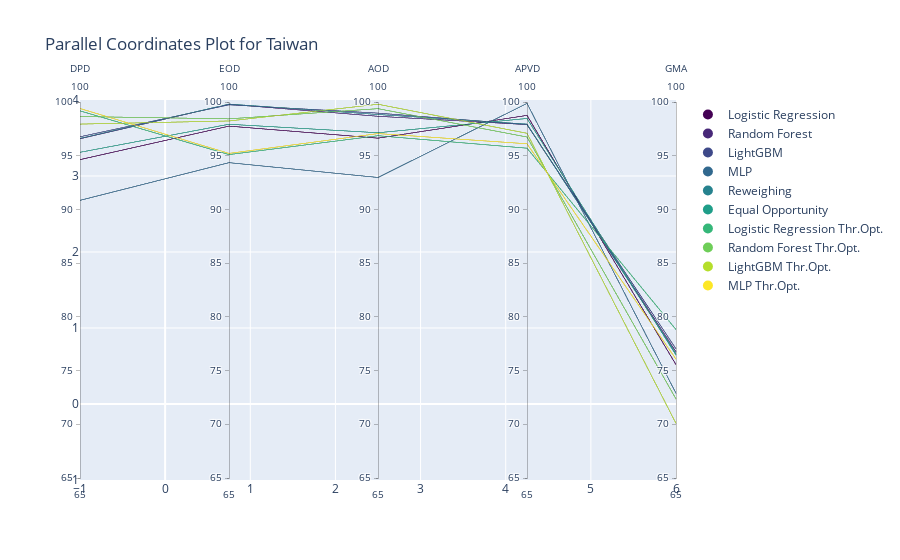

Notebook cell for this chart:
### Code cell
# Load the dataset
df = pd.read_csv('results/taiwan_fairness_metrics.csv')


# Mapping each model to a unique color
color_mapping = {model: idx for idx, model in enumerate(df['Unnamed: 0'].unique())}

# Adjust fairness metrics to be "the higher the better" and scale them to be between 0 and 100
for col in ['DPD', 'EOD', 'AOD', 'APVD']:
    df[col] = (1 - np.abs(df[col])) * 100

# Scale the performance metrics to be between 0 and 100
df['GMA'] *= 100
#df_latest_adjusted['balanced_accuracy'] *= 100

# Generate the required number of colors from the Viridis colorscale
num_colors = len(color_mapping)
colors = px.colors.sequential.Viridis
manual_colors = [colors[i * (len(colors) - 1) // (num_colors - 1)] for i in range(num_colors)]

# Create the Advanced Parallel Coordinates Plot with adjusted data
fig = go.Figure(data=
    go.Parcoords(
        line=dict(color=df['Unnamed: 0'].map(color_mapping),
                  colorscale='Viridis',
                  showscale=False),
        dimensions=[
            dict(label='DPD', values=df['DPD'], range=[65, 100]),
            dict(label='EOD', values=df['EOD'], range=[65, 100]),
            dict(label='AOD', values=df['AOD'], range=[65, 100]),
            dict(label='APVD', values=df['APVD'], range=[65, 100]),
            dict(label='GMA', values=df['GMA'], range=[65, 100])
            #dict(label='balanced_accuracy', values=df_latest_adjusted['balanced_accuracy'], range=[65, 100])
        ]
    )
)

# Add models to the legend using the dummy scatter plot approach and specified manual colors
for idx, (model, color) in enumerate(color_mapping.items()):
    fig.add_trace(
        go.Scatter(x=[None], y=[None],
                   mode='markers',
                   marker=dict(size=10, color=manual_colors[idx]),
                   name=model,
                   showlegend=True)
    )

# Update the layout and adjust the top margin
fig.update_layout(title='Parallel Coordinates Plot for Taiwan', margin=dict(t=100))

# Show the plot
fig.show()

### Figure 1 — Plotly figure (JSON) as saved in the notebook; plotly's stock layout.template omitted (floating-point values rounded to 4 significant figures)
{"data": [{"dimensions": [{"label": "DPD", "range": [65, 100], "values": [94.64, 96.58, 96.76, 90.85, 96.61, 95.32, 99.17, 98.65, 97.94, 99.39]}, {"label": "EOD", "range": [65, 100], "values": [97.76, 99.79, 99.74, 94.35, 99.81, 97.93, 95.1, 98.43, 98.23, 95.21]}, {"label": "AOD", "range": [65, 100], "values": [96.63, 98.67, 98.97, 92.97, 98.84, 97.14, 96.86, 99.38, 99.79, 97.06]}, {"label": "APVD", "range": [65, 100], "values": [98.75, 97.9, 97.89, 99.87, 97.94, 98.47, 95.7, 96.74, 97.09, 96.11]}, {"label": "GMA", "range": [65, 100], "values": [75.55, 76.75, 77.01, 72.88, 76.57, 76.45, 78.82, 72.36, 70.08, 76.06]}], "line": {"color": [0, 1, 2, 3, 4, 5, 6, 7, 8, 9], "colorscale": [[0, "#440154"], [0.1111, "#482878"], [0.2222, "#3e4989"], [0.3333, "#31688e"], [0.4444, "#26828e"], [0.5556, "#1f9e89"], [0.6667, "#35b779"], [0.7778, "#6ece58"], [0.8889, "#b5de2b"], [1, "#fde725"]], "showscale": false}, "type": "parcoords"}, {"marker": {"color": "#440154", "size": 10}, "mode": "markers", "name": "Logistic Regression", "showlegend": true, "type": "scatter", "x": [null], "y": [null]}, {"marker": {"color": "#482878", "size": 10}, "mode": "markers", "name": "Random Forest", "showlegend": true, "type": "scatter", "x": [null], "y": [null]}, {"marker": {"color": "#3e4989", "size": 10}, "mode": "markers", "name": "LightGBM", "showlegend": true, "type": "scatter", "x": [null], "y": [null]}, {"marker": {"color": "#31688e", "size": 10}, "mode": "markers", "name": "MLP", "showlegend": true, "type": "scatter", "x": [null], "y": [null]}, {"marker": {"color": "#26828e", "size": 10}, "mode": "markers", "name": "Reweighing", "showlegend": true, "type": "scatter", "x": [null], "y": [null]}, {"marker": {"color": "#1f9e89", "size": 10}, "mode": "markers", "name": "Equal Opportunity", "showlegend": true, "type": "scatter", "x": [null], "y": [null]}, {"marker": {"color": "#35b779", "size": 10}, "mode": "markers", "name": "Logistic Regression Thr.Opt.", "showlegend": true, "type": "scatter", "x": [null], "y": [null]}, {"marker": {"color": "#6ece58", "size": 10}, "mode": "markers", "name": "Random Forest Thr.Opt.", "showlegend": true, "type": "scatter", "x": [null], "y": [null]}, {"marker": {"color": "#b5de2b", "size": 10}, "mode": "markers", "name": "LightGBM Thr.Opt.", "showlegend": true, "type": "scatter", "x": [null], "y": [null]}, {"marker": {"color": "#fde725", "size": 10}, "mode": "markers", "name": "MLP Thr.Opt.", "showlegend": true, "type": "scatter", "x": [null], "y": [null]}], "layout": {"autosize": true, "margin": {"t": 100}, "title": {"text": "Parallel Coordinates Plot for Taiwan"}, "xaxis": {"autorange": true, "range": [-1, 6]}, "yaxis": {"autorange": true, "range": [-1, 4]}}}
